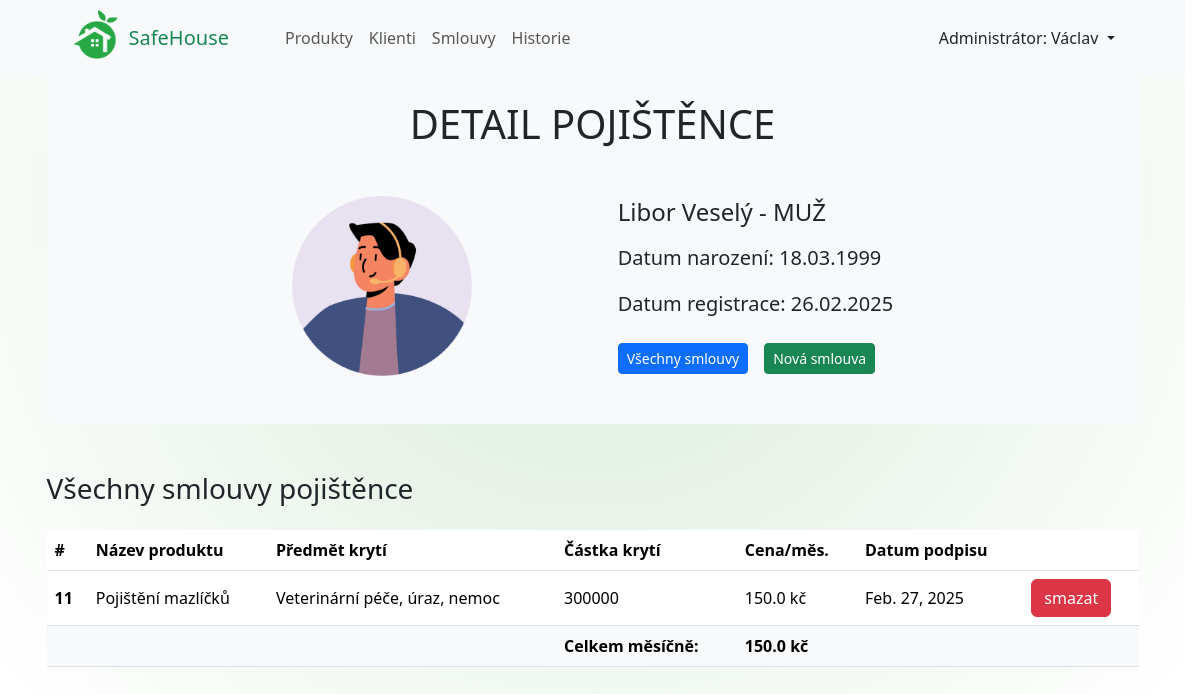
The app's page /klienti/8/, older data.
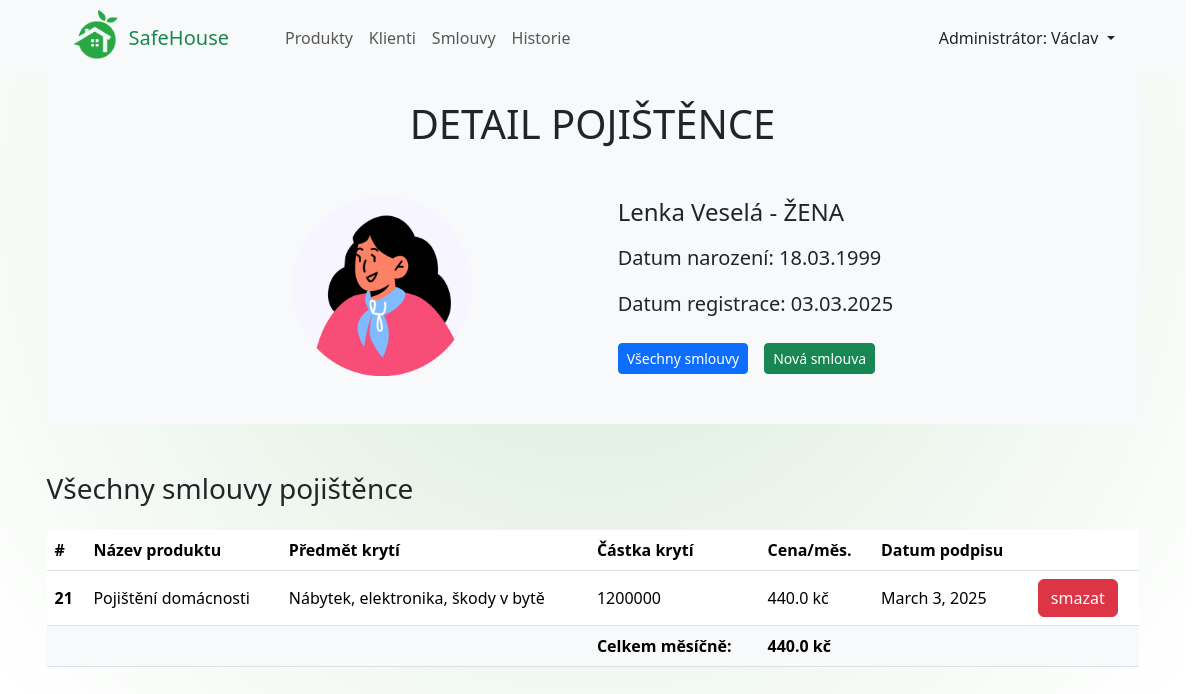
The same page, newer data.
### pojistenci_app/models.py (models this page shows, shortened)
class Pojistenci(models.Model):
    jmeno = models.CharField(max_length=40, verbose_name="Jméno")
    prijmeni = models.CharField(max_length=40, verbose_name="Příjmení")
    je_muz = models.BooleanField(default=True)
    narozeni = models.DateField(verbose_name="Datum narození")
    foto = models.CharField(
        max_length=60, verbose_name="Název obrázku")
    datum_registrace = models.DateField(auto_now=True)
    class Meta:
        verbose_name = "Pojištěnec"
        verbose_name_plural = "Pojištěnci"

class Smlouvy(models.Model):
    pojistenec_id = models.ForeignKey(Pojistenci, on_delete=models.CASCADE)
    produkt_id = models.ForeignKey(Produkty, on_delete=models.CASCADE)
    castka_kryti = models.IntegerField(verbose_name="Částka krytí")
    cena = models.FloatField(verbose_name="Cena")
    datum = models.DateField(auto_now=True)
    class Meta:
        verbose_name_plural = "Smlouvy"

class Produkty(models.Model):
    nazev = models.CharField(max_length=80, verbose_name="Název pojištění")
    predmet_kryti = models.CharField(
        max_length=200, verbose_name="Předmět krytí")
    zakladni_castka = models.IntegerField(
        verbose_name="Základní částka krytí")
    zakladni_cena = models.IntegerField(verbose_name="Základní cena")
    pomer = models.FloatField("Poměr mezi částkou krytí a cenou pojištění")
    class Meta:
        verbose_name = "Produkt"
        verbose_name_plural = "Produkty"

### pojistenci_app/views.py (the view)
def detail_pojistence(request, id_klienta):
    pojistenec = Pojistenci.objects.get(id=id_klienta)
    smlouvy_klienta = Smlouvy.objects.filter(pojistenec_id__id=id_klienta)
    celkem_mesicne = smlouvy_klienta.aggregate(Sum('cena'))
    return render(request, 'pojistenci_app/smlouvy_pojistence.html', {'pojistenec': pojistenec, 'smlouvy': smlouvy_klienta, 'celkem_mesicne': celkem_mesicne})

### pojistenci_app/templates/pojistenci_app/smlouvy_pojistence.html
{% extends "pojistenci_app/detail_pojistence.html" %}
{% block content_bottom %}
{% if smlouvy %}
<h3 class="mb-4">Všechny smlouvy pojištěnce</h3>
        <table class="table table-hover" id="smlouvy_pojistence">
            <thead>
            <tr>
                <th scope="col">#</th>
                <th scope="col">Název produktu</th>
                <th scope="col">Předmět krytí</th>
                <th scope="col">Částka krytí</th>
                <th scope="col">Cena/měs.</th>
                <th scope="col">Datum podpisu<th>
            </tr>
            </thead>
            <tbody>
            {% for smlouva in smlouvy %}
            <tr style="vertical-align: middle;">
                <th scope="row">{{ smlouva.id }}</th>
                <td>{{ smlouva.produkt_id.nazev }}</td>
                <td>{{ smlouva.produkt_id.predmet_kryti }}</td>
                <td>{{ smlouva.castka_kryti }}</td>
                <td>{{ smlouva.cena }} kč</td>
                <td>{{ smlouva.datum }}</td>
                <td>
                    <a class="btn btn-danger" href={% url 'vymazat_smlouvu' pojistenec.id smlouva.id %}>smazat</a>
            </tr>
            {% endfor %}
            <tr style="vertical-align: middle;">
                <td class="bg-light" colspan="3"></td>
                <th class="bg-light">Celkem měsíčně: </th>
                <th class="bg-light">{{ celkem_mesicne.cena__sum }} kč</th>
                <td class="bg-light" colspan="2"></td>
            </tr>
            </tbody>
        </table>
{% else %}
<div class="alert alert-info" role="alert">
    Pojištěnec {{ pojistenec.jmeno }} {{ pojistenec.prijmeni }} nemá žádné aktivní smlovy.
</div>
{% endif %}
{% endblock content_bottom %}

### pojistenci_app/templates/pojistenci_app/detail_pojistence.html (shortened to what this page needs)
{% extends "base.html" %}
{% load static %}
{% block styles %}
    <link rel="stylesheet" href={% static "pojistenci_app/detail_pojistence.css" %}>
{% endblock styles %}
{% block content %}
    <div class="container-md">
        <h1 class="text-center pt-4 bg-light mb-0">DETAIL POJIŠTĚNCE</h1>
        <div class="bg-light p-5 mb-5 d-flex gap-3 justify-content-center rounded-bottom">
            <div class="detail-pojistence d-flex align-items-center justify-content-around w-75">
                <div>
                    <img src="{% static "/pojistenci_app/pictures/"|add:pojistenec.foto %}">
                </div>
                <div>
                    <h4 class="mb-3">{{ pojistenec.jmeno }} {{ pojistenec.prijmeni }} - {% if pojistenec.je_muz %}MUŽ{% else %}ŽENA{% endif %}</h4>
                    <p class="lead">Datum narození: {{ pojistenec.narozeni|date:"d.m.Y" }}</p>
                    <p class="lead">Datum registrace: {{ pojistenec.datum_registrace|date:"d.m.Y" }}</p>
                    <div class="d-flex gap-3">
                        <a class="btn btn-primary btn-sm mt-2" href={% url "detail_pojistence" pojistenec.id %}>Všechny smlouvy</a>
                        <a class="btn btn-success btn-sm mt-2" href={% url "nova_smlouva" pojistenec.id %}>Nová smlouva</a>
                    </div>
                </div>
            </div>
        </div>
    </div>
    <div class="container-md">
        {% block content_bottom %}
        {% endblock content_bottom %}
    </div>
{% endblock content %}

Row changes from the older to the newer data that the page shows:
removed Smlouvy: id "11", produkt_id.nazev "Pojištění mazlíčků", produkt_id.predmet_kryti "Veterinární péče, úraz, nemoc", castka_kryti "300000", cena "150.0", datum "Feb. 27, 2025"
changed Pojistenci: foto: a different picture; jmeno "Libor" → "Lenka"; prijmeni "Veselý" → "Veselá"; datum_registrace "26.02.2025" → "03.03.2025"
added Smlouvy: id "21", produkt_id.nazev "Pojištění domácnosti", produkt_id.predmet_kryti "Nábytek, elektronika, škody v bytě", castka_kryti "1200000", cena "440.0", datum "March 3, 2025"
Text that changed along with them:
{{ celkem_mesicne.cena__sum }}: "150.0" → "440.0"
text no longer shown: "MUŽ"
text now shown: "ŽENA"
